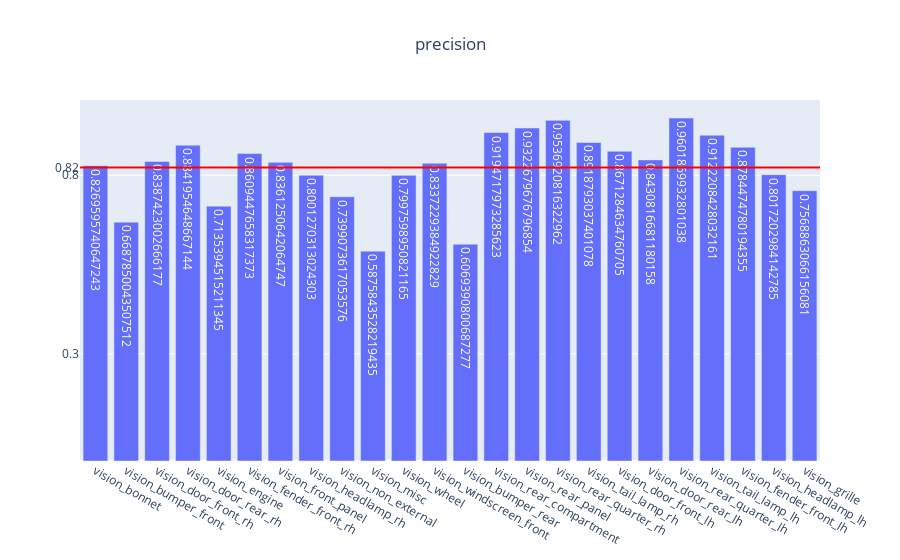

Here is the notebook cell this chart was saved with:
### Code cell
genVisMulitlabel(partEvalMetrics, "precision")

### Figure 1 — Plotly figure (JSON) as saved in the notebook; plotly's stock layout.template omitted (floating-point values rounded to 4 significant figures)
{"data": [{"text": [0.827, 0.6688, 0.8387, 0.8842, 0.7135, 0.8609, 0.8361, 0.8001, 0.7399, 0.5876, 0.7998, 0.8337, 0.6069, 0.9195, 0.9323, 0.9537, 0.8919, 0.8671, 0.8431, 0.9602, 0.9122, 0.8784, 0.8017, 0.7569], "type": "bar", "x": ["vision_bonnet", "vision_bumper_front", "vision_door_front_rh", "vision_door_rear_rh", "vision_engine", "vision_fender_front_rh", "vision_front_panel", "vision_headlamp_rh", "vision_non_external", "vision_misc", "vision_wheel", "vision_windscreen_front", "vision_bumper_rear", "vision_rear_compartment", "vision_rear_panel", "vision_rear_quarter_rh", "vision_tail_lamp_rh", "vision_door_front_lh", "vision_door_rear_lh", "vision_rear_quarter_lh", "vision_tail_lamp_lh", "vision_fender_front_lh", "vision_headlamp_lh", "vision_grille"], "y": [0.827, 0.6688, 0.8387, 0.8842, 0.7135, 0.8609, 0.8361, 0.8001, 0.7399, 0.5876, 0.7998, 0.8337, 0.6069, 0.9195, 0.9323, 0.9537, 0.8919, 0.8671, 0.8431, 0.9602, 0.9122, 0.8784, 0.8017, 0.7569]}], "layout": {"shapes": [{"line": {"color": "red", "width": 2}, "type": "line", "x0": 0, "x1": 1, "xref": "x domain", "y0": 0.8214, "y1": 0.8214, "yref": "y"}], "title": {"text": "precision", "x": 0.5}, "yaxis": {"tickmode": "array", "tickvals": ["0.82", 0.3, 0.8]}}}
